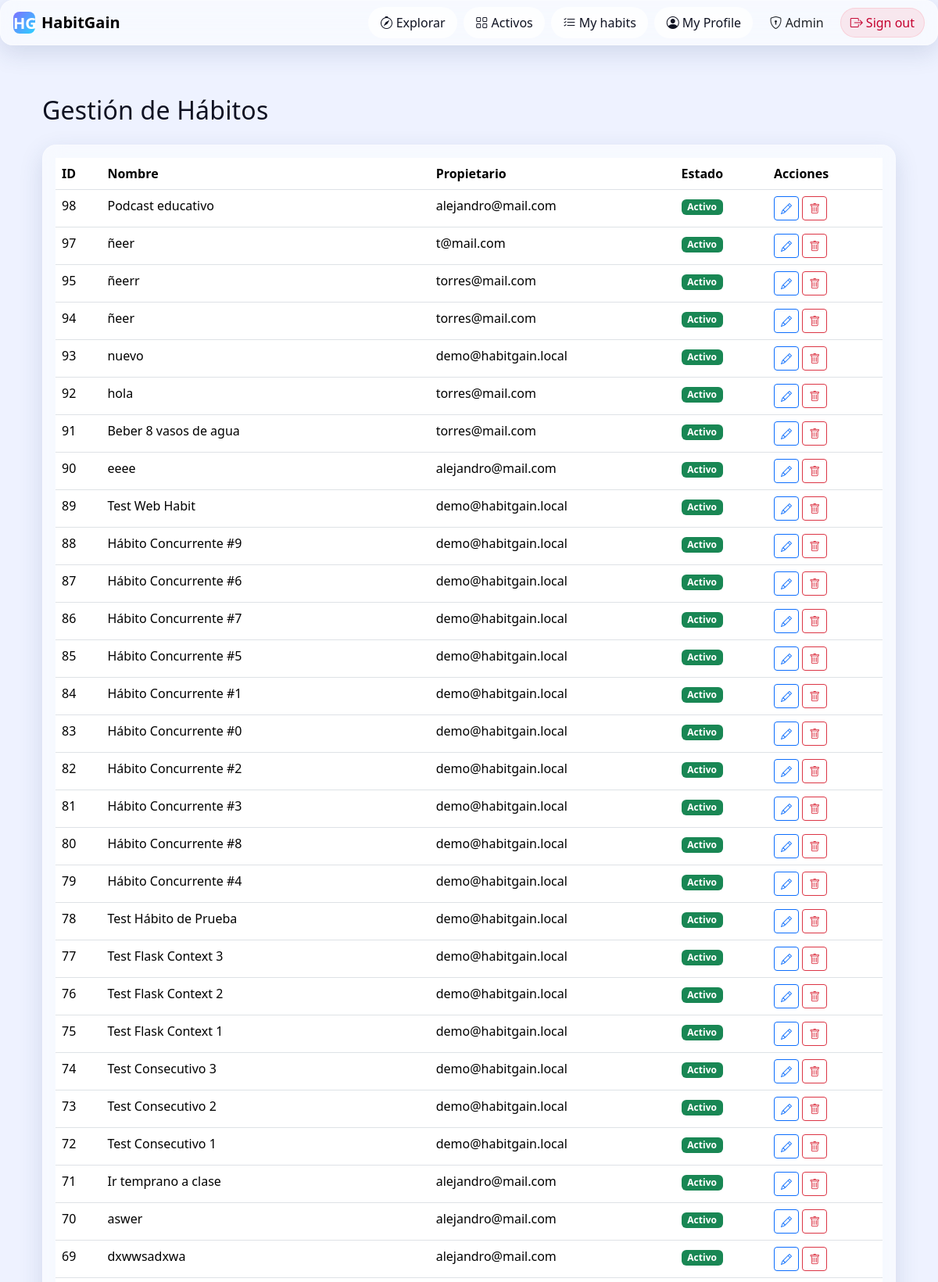
/admin/habits (signed in, upper part), run on the app's committed database.
### tables this page shows
CREATE TABLE habits (
                id INTEGER PRIMARY KEY AUTOINCREMENT,
                name TEXT NOT NULL,
                frequency TEXT NOT NULL,
                short_desc TEXT NOT NULL,
                long_desc  TEXT NOT NULL,
                why_works  TEXT NOT NULL,
                category_id INTEGER NOT NULL,
                icon TEXT NOT NULL,
                created_at TIMESTAMP DEFAULT CURRENT_TIMESTAMP, owner_email TEXT, active INTEGER NOT NULL DEFAULT 1, habit_base_id INTEGER, frequency_detail TEXT,
                FOREIGN KEY (category_id) REFERENCES categories(id)
            );

### habitgain/admin/__init__.py (the view)
@admin_bp.route("/habits")
@require_admin
def habits_list():
    habits = Habit.list_all_habits()
    csrf_token = _get_csrf_token()
    return render_template("admin/habits.html", habits=habits, csrf_token=csrf_token)

### habitgain/admin/__init__.py (called while the page is built)
def require_admin(f):
    @wraps(f)
    def decorated_function(*args, **kwargs):
        if "user" not in session:
            flash("Debes iniciar sesión primero", "warning")
            return redirect(url_for("auth.login"))
        user_email = session["user"]["email"]
        user = User.get_by_email(user_email)
        if not user or user.get("role") != "admin":
            flash("No tienes permisos para acceder a esta sección", "danger")
            return redirect(url_for("progress.panel"))
        return f(*args, **kwargs)
    return decorated_function

def _get_csrf_token() -> str:
    token = secrets.token_urlsafe(32)
    session["csrf_token_admin"] = token
    session.modified = True
    return token

### habitgain/models.py (called while the page is built)
    def _ensure_wal_mode(self):
        if not Database._wal_enabled:
            try:
                conn = sqlite3.connect(self.db_name, timeout=30.0)
                conn.execute("PRAGMA journal_mode=WAL")
                conn.execute("PRAGMA synchronous=NORMAL")
                conn.close()
                Database._wal_enabled = True
            except Exception:
                pass  # Si falla, continuamos sin WAL

    def get_connection(self) -> sqlite3.Connection:
        conn = sqlite3.connect(self.db_name, timeout=30.0,
                               check_same_thread=False)
        conn.row_factory = sqlite3.Row
        conn.execute("PRAGMA busy_timeout=30000")
        conn.execute("PRAGMA cache_size=10000")
        return conn

    @staticmethod
    def get_by_email(email: str) -> Optional[Dict[str, Any]]:
        db = Database()
        conn = db.get_connection()
        try:
            cur = conn.cursor()
            cur.execute(
                "SELECT id, email, name, password_hash, password_salt, role FROM users WHERE email=?", (email,))
            row = cur.fetchone()
            return dict(row) if row else None
        finally:
            conn.close()

    @staticmethod
    def list_all_habits() -> List[Dict[str, Any]]:
        db = Database()
        conn = db.get_connection()
        try:
            cur = conn.cursor()
            cur.execute(
                """
                SELECT id, owner_email, name, active, short_desc, category_id, frequency, habit_base_id
                FROM habits
                ORDER BY id DESC
                """
            )
            rows = cur.fetchall()
            return [dict(r) for r in rows]
        finally:
            conn.close()

### habitgain/admin/templates/admin/habits.html (shortened to what this page needs)
{% extends "base.html" %}
{% block content %}
<div class="container py-4">
  <h2 class="mb-4">Gestión de Hábitos</h2>
  <div class="card glass">
    <div class="card-body">
      <table class="table table-hover">
        <thead>
          <tr>
            <th>ID</th>
            <th>Nombre</th>
            <th>Propietario</th>
            <th>Estado</th>
            <th>Acciones</th>
          </tr>
        </thead>
        <tbody>
          {% for habit in habits %}
          <tr>
            <td>{{ habit.id }}</td>
            <td>{{ habit.name }}</td>
            <td>{{ habit.owner_email }}</td>
            <td><span class="badge bg-{{ 'success' if habit.active else 'secondary' }}">{{ 'Activo' if habit.active else 'Inactivo' }}</span></td>
            <td>
              <a href="{{ url_for('admin.habits_edit', habit_id=habit.id) }}" class="btn btn-sm btn-outline-primary"><i class="bi bi-pencil"></i></a>
              <a href="{{ url_for('admin.habits_delete', habit_id=habit.id) }}" class="btn btn-sm btn-outline-danger"><i class="bi bi-trash"></i></a>
            </td>
          </tr>
          {% endfor %}
        </tbody>
      </table>
    </div>
  </div>
</div>
{% endblock %}

### habitgain/static/css/styles.css (style rules this page uses)
:root { --bg: #eef2ff; --ink: #0f1222; --muted: #5b5e72; --primary: #6b5bff; --accent: #2bd2ff; --gradient-1: 217, 70, 239; --gradient-2: 79, 70, 229; --gradient-3: 45, 212, 191; --glass-bg: rgba(255, 255, 255, 0.55); --glass-brd: rgba(255, 255, 255, 0.35); --shadow: 0 10px 30px rgba(40, 70, 120, 0.15); }
html, body { background: var(--bg); color: var(--ink); min-height: 100%; }
.glass { backdrop-filter: blur(14px) saturate(140%); -webkit-backdrop-filter: blur(14px) saturate(140%); background: var(--glass-bg); border: 1px solid var(--glass-brd); border-radius: 16px; box-shadow: var(--shadow); }
.card.glass { border-radius: 18px; }
h1, h2, h3 { letter-spacing: .2px }

### data on the page
habits: id "98", name "Podcast educativo", owner_email "alejandro@mail.com", active "Activo"
habits: id "97", name "ñeer", owner_email "t@mail.com", active "Activo"
habits: id "95", name "ñeerr", owner_email "torres@mail.com", active "Activo"
habits: id "94", name "ñeer", owner_email "torres@mail.com", active "Activo"
habits: id "93", name "nuevo", owner_email "demo@habitgain.local", active "Activo"
habits: id "92", name "hola", owner_email "torres@mail.com", active "Activo"
habits: id "91", name "Beber 8 vasos de agua", owner_email "torres@mail.com", active "Activo"
habits: id "90", name "eeee", owner_email "alejandro@mail.com", active "Activo"
habits: id "89", name "Test Web Habit", owner_email "demo@habitgain.local", active "Activo"
habits: id "88", name "Hábito Concurrente #9", owner_email "demo@habitgain.local", active "Activo"
habits: id "87", name "Hábito Concurrente #6", owner_email "demo@habitgain.local", active "Activo"
habits: id "86", name "Hábito Concurrente #7", owner_email "demo@habitgain.local", active "Activo"
habits: id "85", name "Hábito Concurrente #5", owner_email "demo@habitgain.local", active "Activo"
habits: id "84", name "Hábito Concurrente #1", owner_email "demo@habitgain.local", active "Activo"
habits: id "83", name "Hábito Concurrente #0", owner_email "demo@habitgain.local", active "Activo"
habits: id "82", name "Hábito Concurrente #2", owner_email "demo@habitgain.local", active "Activo"
habits: id "81", name "Hábito Concurrente #3", owner_email "demo@habitgain.local", active "Activo"
habits: id "80", name "Hábito Concurrente #8", owner_email "demo@habitgain.local", active "Activo"
habits: id "79", name "Hábito Concurrente #4", owner_email "demo@habitgain.local", active "Activo"
habits: id "78", name "Test Hábito de Prueba", owner_email "demo@habitgain.local", active "Activo"
habits: id "77", name "Test Flask Context 3", owner_email "demo@habitgain.local", active "Activo"
habits: id "76", name "Test Flask Context 2", owner_email "demo@habitgain.local", active "Activo"
habits: id "75", name "Test Flask Context 1", owner_email "demo@habitgain.local", active "Activo"
habits: id "74", name "Test Consecutivo 3", owner_email "demo@habitgain.local", active "Activo"
habits: id "73", name "Test Consecutivo 2", owner_email "demo@habitgain.local", active "Activo"
habits: id "72", name "Test Consecutivo 1", owner_email "demo@habitgain.local", active "Activo"
habits: id "71", name "Ir temprano a clase", owner_email "alejandro@mail.com", active "Activo"
habits: id "70", name "aswer", owner_email "alejandro@mail.com", active "Activo"
habits: id "69", name "dxwwsadxwa", owner_email "alejandro@mail.com", active "Activo"
